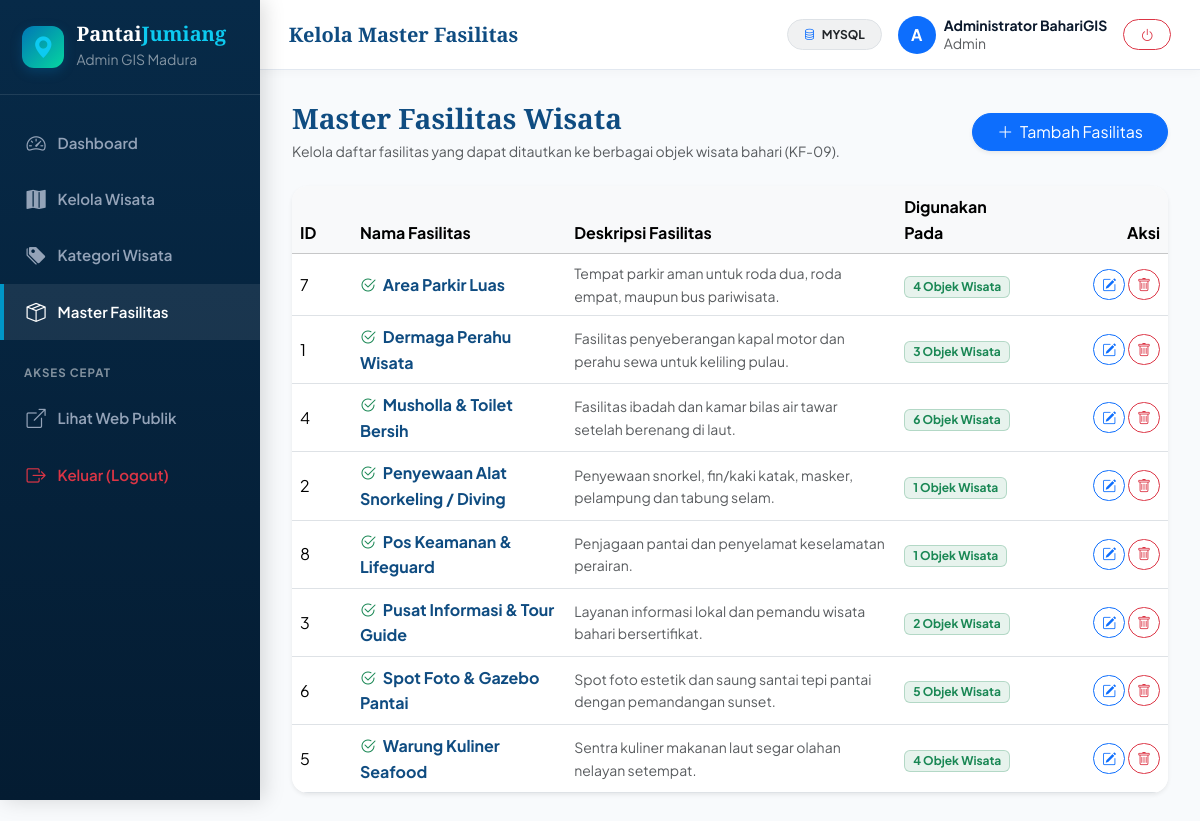
Page /admin/fasilitas.php (signed in) on the earlier database version.
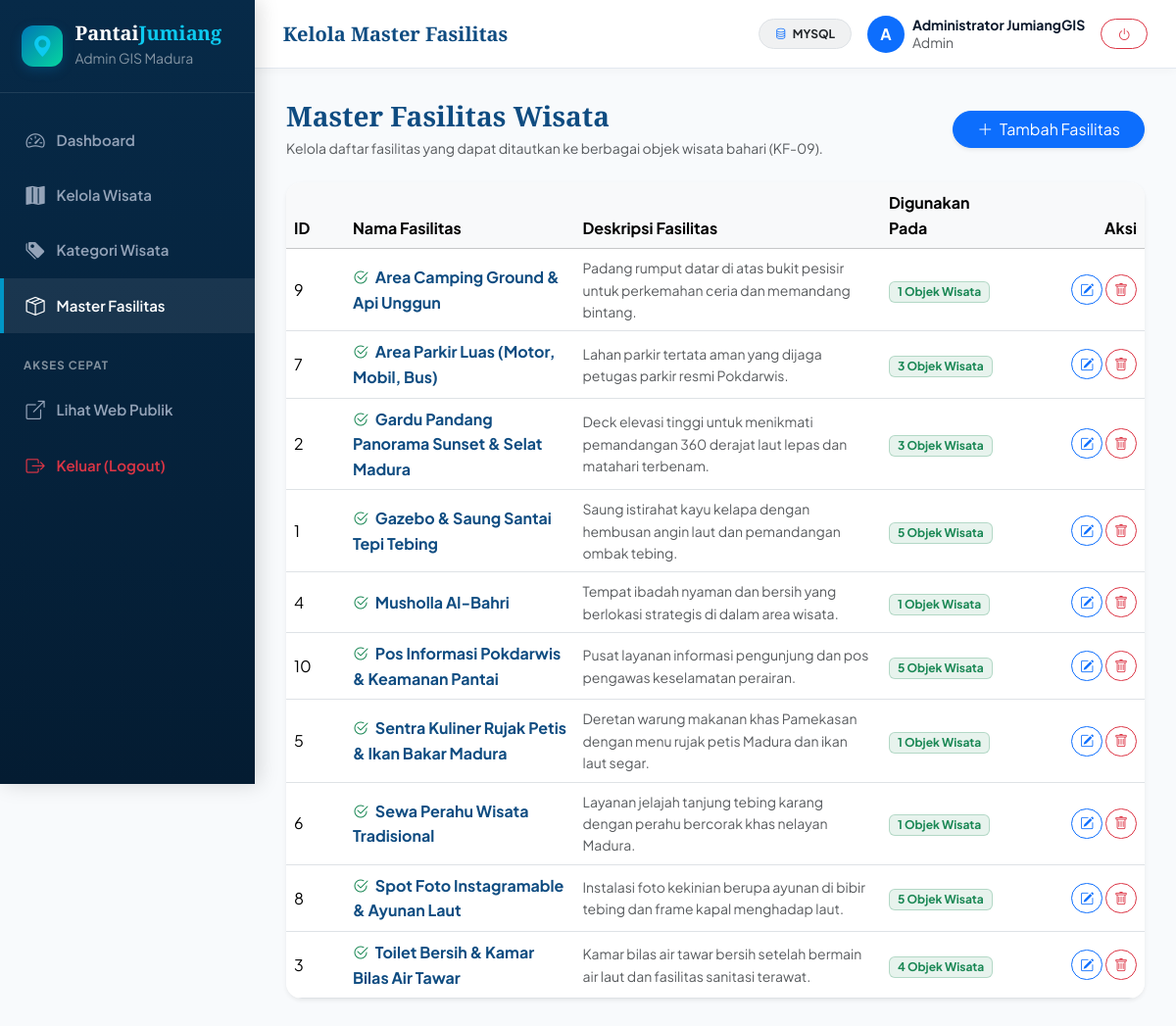
Same page on the later database version.
### tables this page shows
CREATE TABLE `fasilitas` (
  `id_fasilitas` INT AUTO_INCREMENT PRIMARY KEY,
  `nama_fasilitas` VARCHAR(100) NOT NULL,
  `deskripsi` TEXT NULL
);

### config/db.php (called while the page is built, shortened)
<?php
class Database {
    private static ?PDO $pdo = null;
    private static string $driver = 'none';
    public static function getConnection(): PDO {
        try {
            $dsnCheck = "mysql:host=" . DB_HOST . ";port=" . DB_PORT . ";charset=utf8mb4";
            $tempPdo = new PDO($dsnCheck, DB_USER, DB_PASS, [
                PDO::ATTR_ERRMODE => PDO::ERRMODE_EXCEPTION,
                PDO::ATTR_DEFAULT_FETCH_MODE => PDO::FETCH_ASSOC,
                PDO::ATTR_TIMEOUT => 2
            ]);
            $stmt = $tempPdo->query("SHOW DATABASES LIKE '" . DB_NAME . "'");
            $dbExists = $stmt->fetch();
            if (!$dbExists) {
                $pdo = new PDO("mysql:host=" . DB_HOST . ";port=" . DB_PORT . ";dbname=" . DB_NAME . ";charset=utf8mb4", DB_USER, DB_PASS, [
                    PDO::ATTR_ERRMODE => PDO::ERRMODE_EXCEPTION,
                    PDO::ATTR_DEFAULT_FETCH_MODE => PDO::FETCH_ASSOC
                ]);
                if (file_exists(SQL_SCHEMA_FILE)) {
                    $sqlContent = file_get_contents(SQL_SCHEMA_FILE);
                    $sqlContent = preg_replace('/CREATE DATABASE.*?;/is', '', $sqlContent);
                    $sqlContent = preg_replace('/USE.*?;/is', '', $sqlContent);
                    $pdo->exec($sqlContent);
                }
            } else {
                $pdo = new PDO("mysql:host=" . DB_HOST . ";port=" . DB_PORT . ";dbname=" . DB_NAME . ";charset=utf8mb4", DB_USER, DB_PASS, [
                    PDO::ATTR_ERRMODE => PDO::ERRMODE_EXCEPTION,
                    PDO::ATTR_DEFAULT_FETCH_MODE => PDO::FETCH_ASSOC
                ]);
            }
            self::$pdo = $pdo;
            self::$driver = 'mysql';
            return self::$pdo;
        } catch (Throwable $e) {
            try {
                $sqliteDir = dirname(SQLITE_FILE);
                if (!is_dir($sqliteDir)) {
                    mkdir($sqliteDir, 0777, true);
                }
                $needInit = !file_exists(SQLITE_FILE) || filesize(SQLITE_FILE) === 0;
                $pdo = new PDO("sqlite:" . SQLITE_FILE, null, null, [
                    PDO::ATTR_ERRMODE => PDO::ERRMODE_EXCEPTION,
                    PDO::ATTR_DEFAULT_FETCH_MODE => PDO::FETCH_ASSOC
                ]);
                $pdo->exec("PRAGMA foreign_keys = ON;");
                if ($needInit) {
                    self::initSQLiteDatabase($pdo);
                }
                self::$pdo = $pdo;
                self::$driver = 'sqlite';
                self::$statusMessage = 'Terhubung ke SQLite (Standalone Fallback). Aktifkan MySQL di XAMPP untuk beralih.';
                return self::$pdo;
            } catch (Throwable $sqle) {
                die("Gagal inisialisasi basis data: " . htmlspecialchars($sqle->getMessage()));
            }
        }
    }
    public static function getDriver(): string {
        return self::$driver;
    }
}
function getDBDriver(): string {
    return Database::getDriver();
}

### admin/fasilitas.php (the view, shortened to what this page needs)
<?php
$pageTitle = "Kelola Master Fasilitas";
require_once __DIR__ . '/../config/db.php';
$db = getDB();
$stmt = $db->query("
    SELECT f.*, COUNT(wf.id_wisata) AS total_wisata
    FROM fasilitas f
    LEFT JOIN wisata_fasilitas wf ON f.id_fasilitas = wf.id_fasilitas
    GROUP BY f.id_fasilitas, f.nama_fasilitas, f.deskripsi
    ORDER BY f.nama_fasilitas ASC
");
$fasilitasList = $stmt->fetchAll();
include __DIR__ . '/../includes/admin_header.php';
?>
<div class="d-flex justify-content-between align-items-center mb-4 flex-wrap gap-2">
    <div>
        <h3 class="font-serif fw-bold text-ocean-primary mb-1">Master Fasilitas Wisata</h3>
        <p class="text-muted small mb-0">Kelola daftar fasilitas yang dapat ditautkan ke berbagai objek wisata bahari (KF-09).</p>
    </div>
    <button type="button" class="btn btn-primary rounded-pill px-4 shadow-sm" onclick="window.openAddFasilitasModal()">
        <i class="bi bi-plus-lg me-1"></i> Tambah Fasilitas
    </button>
</div>
<div class="card border-0 shadow-sm rounded-4 overflow-hidden">
    <div class="table-responsive">
        <table class="table table-hover align-middle mb-0">
            <thead class="table-light">
                <tr>
                    <th style="width: 60px;">ID</th>
                    <th>Nama Fasilitas</th>
                    <th>Deskripsi Fasilitas</th>
                    <th>Digunakan Pada</th>
                    <th class="text-end" style="width: 140px;">Aksi</th>
                </tr>
            </thead>
            <tbody>
                <?php if (empty($fasilitasList)): ?>
                    <tr>
                        <td colspan="5" class="text-center py-5 text-muted">Belum ada master fasilitas.</td>
                    </tr>
                <?php else: ?>
                    <?php foreach ($fasilitasList as $f): ?>
                        <tr>
                            <td><?= $f['id_fasilitas'] ?></td>
                            <td class="fw-bold text-ocean-primary">
                                <i class="bi bi-check2-circle text-success me-1"></i> <?= htmlspecialchars($f['nama_fasilitas']) ?>
                            </td>
                            <td class="text-muted small"><?= htmlspecialchars($f['deskripsi'] ?: '-') ?></td>
                            <td>
                                <span class="badge bg-success bg-opacity-10 text-success border border-success border-opacity-25 px-2 py-1">
                                    <?= $f['total_wisata'] ?> Objek Wisata
                                </span>
                            </td>
                            <td class="text-end">
                                <button type="button" onclick="window.editFasilitas(<?= $f['id_fasilitas'] ?>, '<?= htmlspecialchars(addslashes($f['nama_fasilitas'])) ?>', '<?= htmlspecialchars(addslashes($f['deskripsi'] ?? '')) ?>')" class="btn btn-sm btn-outline-primary rounded-pill px-2">
                                    <i class="bi bi-pencil-square"></i>
                                </button>
                                <button type="button" onclick="window.deleteFasilitas(<?= $f['id_fasilitas'] ?>, '<?= htmlspecialchars(addslashes($f['nama_fasilitas'])) ?>')" class="btn btn-sm btn-outline-danger rounded-pill px-2">
                                    <i class="bi bi-trash"></i>
                                </button>
                            </td>
                        </tr>
                    <?php endforeach; ?>
                <?php endif; ?>
            </tbody>
        </table>
    </div>
</div>
<?php include __DIR__ . '/../includes/admin_footer.php'; ?>

### includes/admin_header.php (shortened to what this page needs)
<?php
require_once __DIR__ . '/../config/db.php';
$currentPage = basename($_SERVER['PHP_SELF']);
$userName = $_SESSION['nama'] ?? 'Admin';
$userRole = $_SESSION['role'] ?? 'admin';
?>
<!DOCTYPE html>
<html lang="id">
<head>
    <link href="https://cdn.jsdelivr.net/npm/bootstrap@5.3.3/dist/css/bootstrap.min.css" rel="stylesheet">
    <link rel="stylesheet" href="https://cdn.jsdelivr.net/npm/bootstrap-icons@1.11.3/font/bootstrap-icons.min.css">
    <link rel="stylesheet" href="https://unpkg.com/leaflet@1.9.4/dist/leaflet.css"/>
    <link rel="stylesheet" href="../assets/css/style.css">
    <link rel="stylesheet" href="../assets/css/admin.css">
</head>
<body class="admin-body">
<aside class="admin-sidebar" id="adminSidebar">
    <div class="admin-sidebar-header">
        <span class="brand-icon">
            <i class="bi bi-geo-alt-fill text-info"></i>
        </span>
        <div>
            <h5 class="mb-0 text-white font-serif fw-bold">Pantai<span class="text-info">Jumiang</span></h5>
            <small class="text-white-50">Admin GIS Madura</small>
        </div>
    </div>
    <div class="admin-sidebar-nav">
        <a href="index.php" class="admin-nav-item <?= $currentPage === 'index.php' ? 'active' : '' ?>">
            <i class="bi bi-speedometer2"></i>
            <span>Dashboard</span>
        </a>
        <a href="wisata.php" class="admin-nav-item <?= $currentPage === 'wisata.php' ? 'active' : '' ?>">
            <i class="bi bi-map-fill"></i>
            <span>Kelola Wisata</span>
        </a>
        <a href="kategori.php" class="admin-nav-item <?= $currentPage === 'kategori.php' ? 'active' : '' ?>">
            <i class="bi bi-tags-fill"></i>
            <span>Kategori Wisata</span>
        </a>
        <a href="fasilitas.php" class="admin-nav-item <?= $currentPage === 'fasilitas.php' ? 'active' : '' ?>">
            <i class="bi bi-box-seam"></i>
            <span>Master Fasilitas</span>
        </a>
        <div class="px-4 py-2 mt-3 text-uppercase text-white-50 small fw-bold" style="font-size: 0.72rem; letter-spacing: 1px;">
            Akses Cepat
        </div>
        <a href="../index.php" target="_blank" class="admin-nav-item">
            <i class="bi bi-box-arrow-up-right"></i>
            <span>Lihat Web Publik</span>
        </a>
        <a href="logout.php" class="admin-nav-item text-danger">
            <i class="bi bi-box-arrow-right"></i>
            <span>Keluar (Logout)</span>
        </a>
    </div>
</aside>
<div class="admin-main">
    <header class="admin-topbar">
        <div class="d-flex align-items-center gap-3">
            <h5 class="mb-0 fw-bold font-serif text-ocean-primary d-none d-sm-block">
                <?= isset($pageTitle) ? htmlspecialchars($pageTitle) : 'Admin BahariGIS' ?>
            </h5>
        </div>
        <div class="d-flex align-items-center gap-3">
            <span class="badge bg-secondary bg-opacity-10 text-dark border px-3 py-2 rounded-pill small">
                <i class="bi bi-database me-1 text-primary"></i> <?= strtoupper(getDBDriver()) ?>
            </span>
            <div class="d-flex align-items-center gap-2">
                <div class="rounded-circle bg-primary text-white d-flex align-items-center justify-content-center fw-bold" style="width: 38px; height: 38px;">
                    <?= strtoupper(substr($userName, 0, 1)) ?>
                </div>
                <div class="d-none d-md-block text-start" style="line-height: 1.2;">
                    <div class="fw-bold small"><?= htmlspecialchars($userName) ?></div>
                    <small class="text-muted text-capitalize"><?= htmlspecialchars($userRole) ?></small>
                </div>
            </div>
            <a href="logout.php" class="btn btn-outline-danger btn-sm rounded-pill px-3" title="Keluar">
                <i class="bi bi-power"></i>
            </a>
        </div>
    </header>
    <main class="admin-content">

### includes/admin_footer.php (shortened to what this page needs)
    </main>
</div>
</body>
</html>

### assets/css/style.css (style rules this page uses)
:root { --font-main: 'Plus Jakarta Sans', system-ui, -apple-system, sans-serif; --font-serif: 'Playfair Display', Georgia, serif; --ocean-900: #041c32; --ocean-800: #062846; --ocean-700: #0a3d62; --ocean-600: #0f4c81; --ocean-500: #0077b6; --ocean-400: #0096c7; --ocean-300: #48cae4; --ocean-200: #90e0ef; --ocean-100: #ade8f4; --ocean-50: #e0f7fa; --ocean-bg: #f4f9fd; --seafoam: #06d6a0; --coral: #ff6b6b; --sand: #fdfbf7; --gold: #f59e0b; --dark: #0b192c; --text-muted:#64748b; --border-light: rgba(15, 76, 129, 0.12); --glass-bg: rgba(255, 255, 255, 0.82); --glass-border: rgba(255, 255, 255, 0.6); --glass-shadow: 0 10px 30px rgba(4, 28, 50, 0.08); --radius-sm: 8px; --radius-md: 14px; --radius-lg: 20px; --radius-xl: 28px; --transition: all 0.28s cubic-bezier(0.4, 0, 0.2, 1); }
* { box-sizing: border-box; }
body { font-family: var(--font-main); background-color: var(--ocean-bg); color: var(--dark); line-height: 1.6; overflow-x: hidden; }
h1, h2, h3, .font-serif { font-family: var(--font-serif); }
.text-ocean-primary { color: var(--ocean-600) !important; }
.brand-icon { width: 42px; height: 42px; border-radius: 12px; background: linear-gradient(135deg, var(--ocean-500), var(--seafoam)); color: #fff; display: inline-flex; align-items: center; justify-content: center; font-size: 1.35rem; box-shadow: 0 4px 12px rgba(0, 119, 182, 0.28); }

### assets/css/admin.css (style rules this page uses)
:root { --admin-sidebar-width: 260px; --admin-header-height: 70px; --admin-primary: #0f4c81; --admin-primary-dark: #072a48; --admin-accent: #0096c7; --admin-bg: #f8fafc; }
body.admin-body { background-color: var(--admin-bg); min-height: 100vh; }
.admin-sidebar { width: var(--admin-sidebar-width); height: 100vh; position: fixed; top: 0; left: 0; background: linear-gradient(180deg, #072a48 0%, #041c32 100%); color: #fff; z-index: 1000; overflow-y: auto; box-shadow: 4px 0 20px rgba(0, 0, 0, 0.15); transition: transform 0.3s ease; }
.admin-sidebar-header { padding: 1.4rem; border-bottom: 1px solid rgba(255, 255, 255, 0.1); display: flex; align-items: center; gap: 12px; }
.admin-sidebar-nav { padding: 1.2rem 0; }
.admin-nav-item { display: flex; align-items: center; gap: 12px; padding: 0.8rem 1.4rem; color: #94a3b8; text-decoration: none; font-weight: 600; font-size: 0.94rem; border-left: 4px solid transparent; transition: all 0.2s ease; }
.admin-nav-item:hover, .admin-nav-item.active { color: #ffffff; background: rgba(255, 255, 255, 0.08); border-left-color: var(--admin-accent); }
.admin-nav-item i { font-size: 1.2rem; }
.admin-main { margin-left: var(--admin-sidebar-width); min-height: 100vh; display: flex; flex-direction: column; }
.admin-topbar { height: var(--admin-header-height); background: #ffffff; border-bottom: 1px solid #e2e8f0; padding: 0 1.8rem; display: flex; align-items: center; justify-content: space-between; box-shadow: 0 2px 10px rgba(0, 0, 0, 0.03); }
.admin-content { padding: 2rem; flex-grow: 1; }

Differences in the rows shown:
added fasilitas: id_fasilitas "9", nama_fasilitas "Area Camping Ground & Api Unggun", deskripsi "Padang rumput datar di atas bukit pesisir untuk perkemahan ceria dan memandang bintang.", total_wisata "1"
changed fasilitas id 7: nama_fasilitas "Area Parkir Luas" → "Area Parkir Luas (Motor, Mobil, Bus)"; deskripsi "Tempat parkir aman untuk roda dua, roda empat, maupun bus pariwisata." → "Lahan parkir tertata aman yang dijaga petugas parkir resmi Pokdarwis."; total_wisata "4" → "3"
changed fasilitas id 2: nama_fasilitas "Penyewaan Alat Snorkeling / Diving" → "Gardu Pandang Panorama Sunset & Selat Madura"; deskripsi "Penyewaan snorkel, fin/kaki katak, masker, pelampung dan tabung selam." → "Deck elevasi tinggi untuk menikmati pemandangan 360 derajat laut lepas dan matahari terbenam."; total_wisata "1" → "3"; moves up the list
changed fasilitas id 1: nama_fasilitas "Dermaga Perahu Wisata" → "Gazebo & Saung Santai Tepi Tebing"; deskripsi "Fasilitas penyeberangan kapal motor dan perahu sewa untuk keliling pulau." → "Saung istirahat kayu kelapa dengan hembusan angin laut dan pemandangan ombak tebing."; total_wisata "3" → "5"
changed fasilitas id 4: nama_fasilitas "Musholla & Toilet Bersih" → "Musholla Al-Bahri"; deskripsi "Fasilitas ibadah dan kamar bilas air tawar setelah berenang di laut." → "Tempat ibadah nyaman dan bersih yang berlokasi strategis di dalam area wisata."; total_wisata "6" → "1"
added fasilitas: id_fasilitas "10", nama_fasilitas "Pos Informasi Pokdarwis & Keamanan Pantai", deskripsi "Pusat layanan informasi pengunjung dan pos pengawas keselamatan perairan.", total_wisata "5"
changed fasilitas id 5: nama_fasilitas "Warung Kuliner Seafood" → "Sentra Kuliner Rujak Petis & Ikan Bakar Madura"; deskripsi "Sentra kuliner makanan laut segar olahan nelayan setempat." → "Deretan warung makanan khas Pamekasan dengan menu rujak petis Madura dan ikan laut segar."; total_wisata "4" → "1"; moves up the list
changed fasilitas id 6: nama_fasilitas "Spot Foto & Gazebo Pantai" → "Sewa Perahu Wisata Tradisional"; deskripsi "Spot foto estetik dan saung santai tepi pantai dengan pemandangan sunset." → "Layanan jelajah tanjung tebing karang dengan perahu bercorak khas nelayan Madura."; total_wisata "5" → "1"; moves up the list
changed fasilitas id 8: nama_fasilitas "Pos Keamanan & Lifeguard" → "Spot Foto Instagramable & Ayunan Laut"; deskripsi "Penjagaan pantai dan penyelamat keselamatan perairan." → "Instalasi foto kekinian berupa ayunan di bibir tebing dan frame kapal menghadap laut."; total_wisata "1" → "5"
changed fasilitas id 3: nama_fasilitas "Pusat Informasi & Tour Guide" → "Toilet Bersih & Kamar Bilas Air Tawar"; deskripsi "Layanan informasi lokal dan pemandu wisata bahari bersertifikat." → "Kamar bilas air tawar bersih setelah bermain air laut dan fasilitas sanitasi terawat."; total_wisata "2" → "4"
Other differences:
$userName: "Administrator BahariGIS" → "Administrator JumiangGIS"
